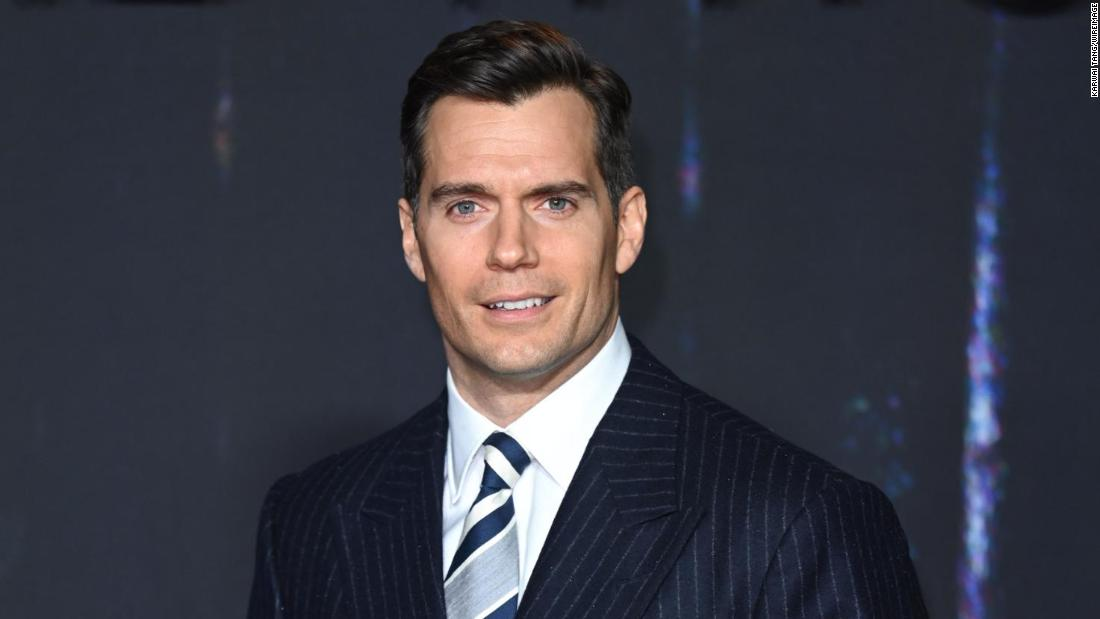
#> input picture images/henry-cavill.jpg, 1100 x 619 px
$ python DigitalImaging.py
#> lines starting #> are read from the running program, lines starting #| are printed output that depends on the picture
#> further down, img is the input picture: PIL image 1100x619 RGB; mean R, G, B 58.3, 58.2, 67.9
import collections

import cv2
import numpy
from PIL import Image
import matplotlib.pyplot as plt

class DigitalImaging:
    # [101 lines left out: functions convert_to_gs, color_at, validate_coordinates, reduce_to, make_collage, shapes_dict, not called in this run]

    @staticmethod
    def detect_obj(image, str):

        # Setup the enviorment by linking to the Haar Cascades Models
#> called with image = '../images/henry-cavill.jpg', str = 'face'
        face_cascade = cv2.CascadeClassifier(cv2.data.haarcascades + 'haarcascade_frontalface_default.xml')
        eye_cascade = cv2.CascadeClassifier(cv2.data.haarcascades + 'haarcascade_eye.xml')
        # Identify the image of interest to import. Ensure that when you import a file path
        # that you do not use / in front otherwise it will return empty.
        img = cv2.imread(image)
#> img: shape (619, 1100, 3)
        # Resize the image to save space and be more manageable.
        # We do this by calculating the ratio of the new image to the old image
        r = 500.0 / img.shape[1]
#> r = 0.455
        dim = (500, int(img.shape[0] * r))
#> dim = (500, 281)
        # Perform the resizing and show
        resized = cv2.resize(img, dim, interpolation=cv2.INTER_AREA)

        # Display the image
        # cv2.imshow('image',resized)
        # cv2.waitKey(0) #Before moving on, wait for a keyboard click.

        # Process the image - convert to BRG to grey
        grey = cv2.cvtColor(resized, cv2.COLOR_BGR2GRAY)
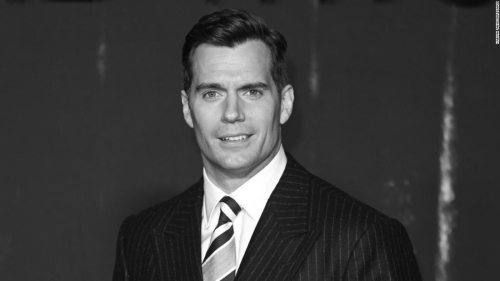
#> grey: shape (281, 500); min 6, max 255, mean 59.3

        # cv2.imshow('image',grey)
        # cv2.waitKey(0) #Before moving on, wait for a keyboard click.
        # Identify the face and eye using the haar-based classifiers.
        faces = face_cascade.detectMultiScale(grey, 1.3, 5)
#> faces = [[179, 50, 110, 110]]
        if (str == "face"):
            for (x, y, w, h) in faces:
                cv2.rectangle(resized, (x, y), (x + w, y + h), (255, 0, 0), 2)
                roi_grey = grey[y:y + h, x:x + w]
                roi_color = resized[y:y + h, x:x + w]
                eyes = eye_cascade.detectMultiScale(roi_grey)
#> this loop made 1 pass
#> (x, y, w, h, eyes) on pass 1: (179, 50, 110, 110, [[58, 28, 27, 27], [18, 31, 26, 26]])
#> pass 1, in detect_obj, `roi_grey = grey[y:y + h, x:x + w]`:
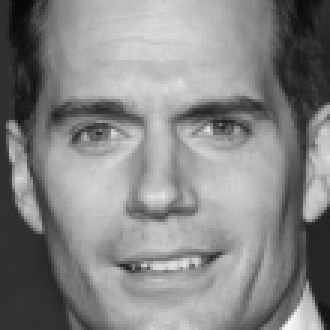
#> roi_grey: shape (110, 110) (shown 3 times larger); min 7, max 248, mean 133.6
#> pass 1, in detect_obj, `roi_color = resized[y:y + h, x:x + w]`:
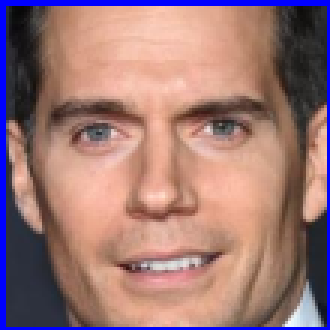
#> roi_color: shape (110, 110, 3) (shown 3 times larger); mean B, G, R 118.3, 119.1, 156.3
#> after the loop:
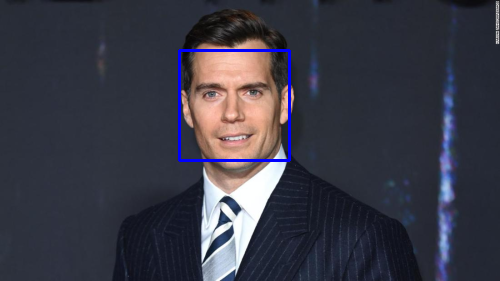
#> resized: shape (281, 500, 3); mean B, G, R 69.5, 57.3, 57.3
        if (str == "eyes"):
            for (x, y, w, h) in faces:
                roi_grey = grey[y:y + h, x:x + w]
                roi_color = resized[y:y + h, x:x + w]
                eyes = eye_cascade.detectMultiScale(roi_grey)
            for (ex, ey, ew, eh) in eyes:
                cv2.rectangle(roi_color, (ex, ey), (ex + ew, ey + eh), (0, 255, 0), 2)

        # Display the bounding box for the face and eyes
        cv2.imshow('img', resized)
        cv2.waitKey(0)

    # [72 lines left out: functions detect_obj_adv, detect_face_in_vid, not called in this run]


if __name__ == '__main__':

    img = Image.open('../images/henry-cavill.jpg')
    img_arr = numpy.array(img)

# # convert_to_gs
#     DigitalImaging.convert_to_gs('../images/henry-cavill.jpg')
# # color_at
#     DigitalImaging.color_at(img_arr, 100, 100)
# # reduce_to
#     DigitalImaging.reduce_to('../images/henry-cavill.jpg','R')
# # make_collage
#     DigitalImaging.make_collage('../images/henry-cavill.jpg')
# # shapes_dict
#     d={'../images/henry-cavill.jpg','../images/henry-cavill.jpg'}
#     DigitalImaging.shapes_dict(d)
#detect_obj
    DigitalImaging.detect_obj('../images/henry-cavill.jpg', 'face')
# [8 lines of commented-out code are left out]
